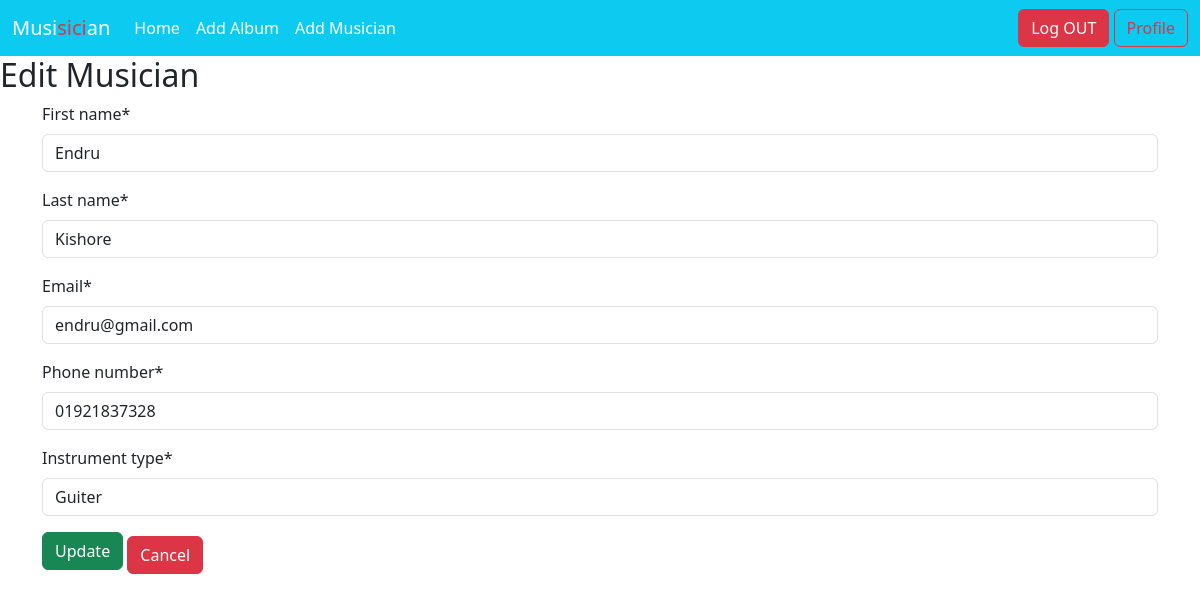
Page /music/musicians/1/edit/ (signed in) on the committed database.
### music/models.py (models this page shows, shortened)
class Musician(models.Model):
    first_name = models.CharField(max_length=30)
    last_name = models.CharField(max_length=30)
    email = models.EmailField()
    phone_number = models.CharField(max_length=15)
    instrument_type = models.CharField(max_length=50)

### music/views.py (the view)
# urls.py: path('musicians/<int:pk>/edit/', MusicianUpdateView.as_view(), name='musician_edit'),
class MusicianUpdateView(LoginRequiredMixin, UpdateView):
    model = Musician
    form_class = MusicianForm
    template_name = 'musician_form.html'
    success_url = reverse_lazy('homepage')

### music/forms.py
class MusicianForm(forms.ModelForm):
    class Meta:
        model = Musician
        fields = '__all__'

### music/templates/musician_form.html (shortened to what this page needs)
{% extends 'base.html' %}
{% load crispy_forms_tags %}
{% block content %}
  <h2>{% if form.instance.pk %}Edit{% else %}Create{% endif %} Musician</h2>
  <form method="post" class="container">
    {{ form | crispy}}
    <button type="submit" class="btn btn-success mb-2">{% if form.instance.pk %}Update{% else %}Create{% endif %}</button>
    <a class="btn btn-danger" href="{% url 'homepage' %}">Cancel</a>
  </form>
{% endblock %}

### rows in the picture
Musician: first_name "Endru", last_name "Kishore", email "endru@gmail.com", phone_number "01921837328", instrument_type "Guiter"
